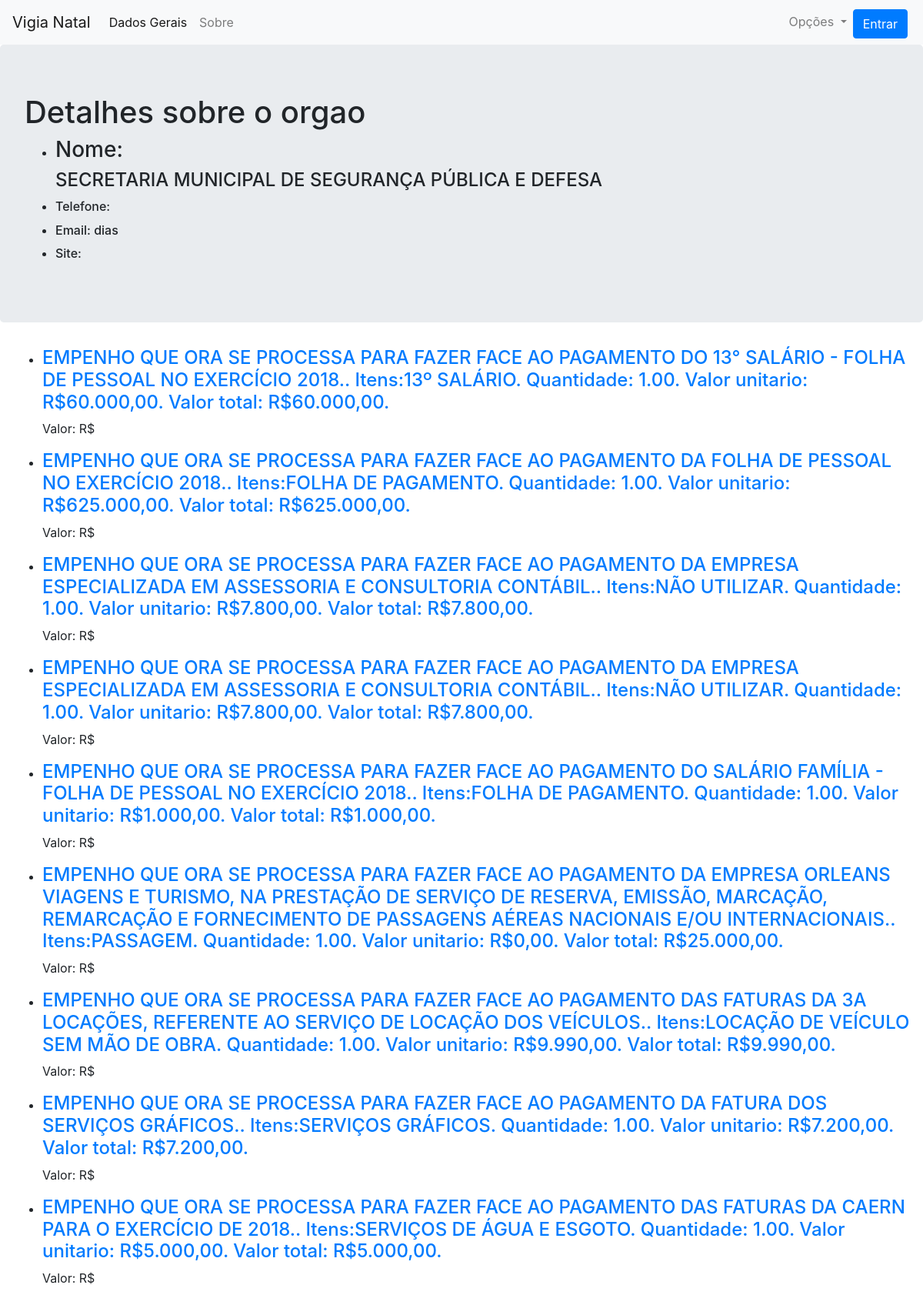
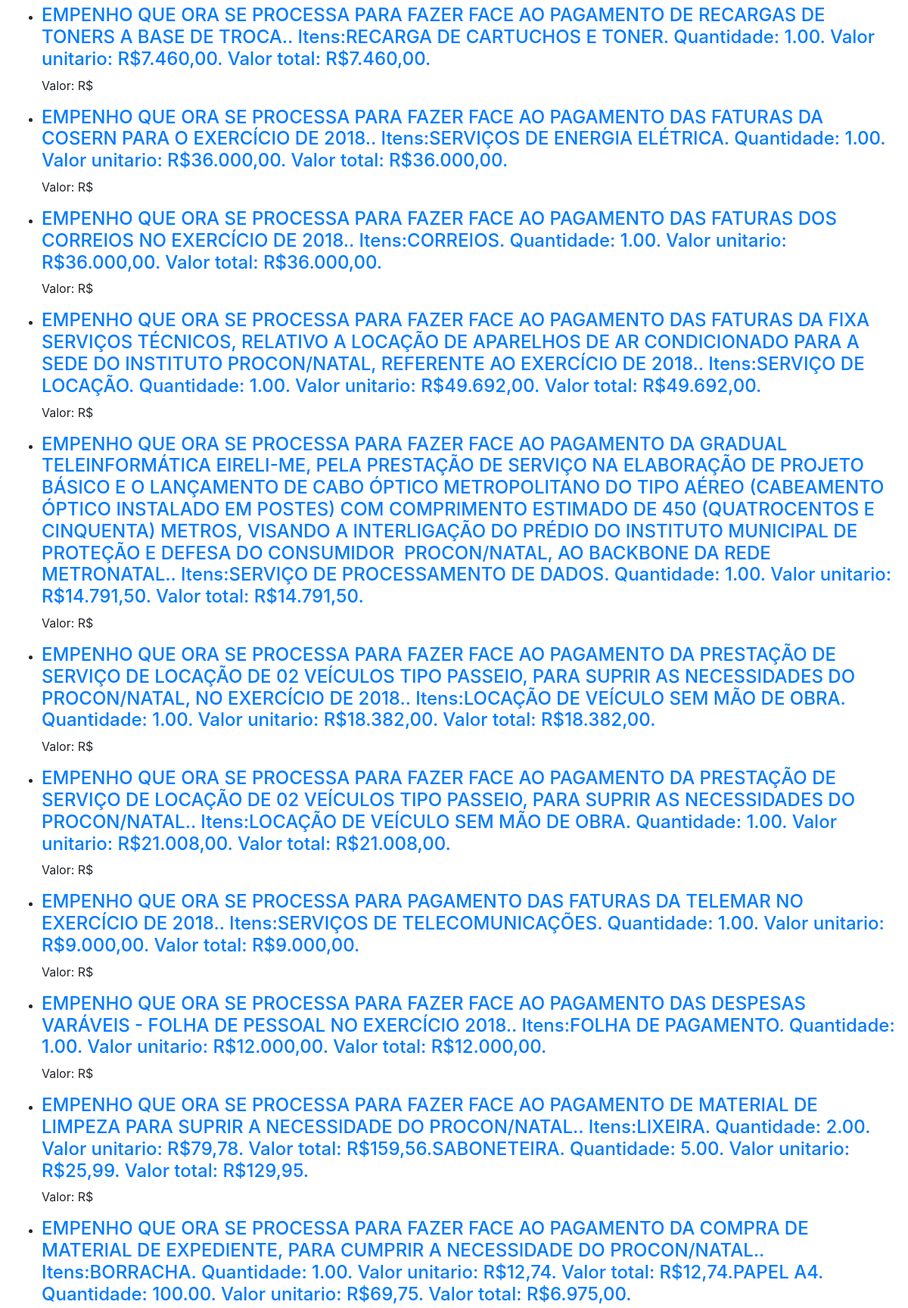
Screenshot of /orgao/129 (upper part) with the database file from the repository (2 pictures, top to bottom).
### map_app/models.py (models this page shows, shortened)
class Orgao(models.Model):
    class Meta:
        verbose_name = 'Orgão'
        verbose_name_plural = 'Orgãos'
    nome = models.CharField(max_length = 256)
    telefone = models.CharField(max_length = 32, blank = True)
    email = models.EmailField(blank = True)
    site = models.URLField(blank = True)
    instituicao = models.ForeignKey(Instituicao, on_delete = models.CASCADE)
    localizacao = models.ForeignKey(Localizacao, on_delete = models.SET_NULL, null = True)

class Despesa(models.Model):
    descricao = models.TextField()
    empenhado = models.DecimalField(max_digits=15, decimal_places=2)
    anulado = models.DecimalField(max_digits=15, decimal_places=2)
    liquidado = models.DecimalField(max_digits=15, decimal_places=2)
    pago = models.DecimalField(max_digits=15, decimal_places=2)
    data_inicio = models.DateField()
    data_update = models.DateField(auto_now = True)
    localizacao = models.ForeignKey(Localizacao, on_delete = models.SET_NULL, null = True, blank = True)
    orgao = models.ForeignKey(Orgao, on_delete = models.CASCADE)

### map_app/views.py (the view)
# urls.py: path('orgao/<int:pk>', views.OrgaoDetailView.as_view(), name = 'orgao_detail'),
class OrgaoDetailView(DetailView):
    model = Orgao
    def get_context_data(self, **kwargs):
        context = super().get_context_data(**kwargs)
        context['despesa_list'] = Despesa.objects.filter(orgao = self.kwargs['pk'])
        return context

### map_app/templates/map_app/orgao_detail.html (shortened to what this page needs)
{% extends "map_app/base.html" %}
{% block body_block %}
<div class="jumbotron">
  <h1>Detalhes sobre o orgao</h1>
  <ul>
    <li>
      <h3>Nome:<h4>{{orgao.nome}}</h4></h3>
    </li>
    <li>
      <h6>Telefone: {{orgao.telefone}}</h6>
    </li>
    <li>
      <h6>Email: {{orgao.email}} dias</h6>
    </li>
    <li>
      <h6>Site: {{orgao.site}}</h6>
    </li>
  </ul>
</div>
<div class="container-fluid">
  <ul>
    {% for despesa in despesa_list %}
    <li>
      <div class="despesa">
        <h4> <a href="{% url 'despesa_detail' pk=despesa.pk %}">{{despesa.descricao}}</a> </h4>
        <div class="valordespesa">
          <p>Valor: R${{despesa.valor|floatformat:2}}</p>
      </div>
    </li>
    {% endfor %}
  </ul>
</div>
{% endblock %}

### rows the page displays
Orgao: nome "SECRETARIA MUNICIPAL DE SEGURANÇA PÚBLICA E DEFESA"
Despesa: descricao "EMPENHO QUE ORA SE PROCESSA PARA FAZER FACE AO PAGAMENTO DO 13° SALÁRIO - FOLHA DE PESSOAL NO EXERCÍCIO 2018.. Itens:13º SALÁRIO. Quantidade: 1.00. Valor unitario: R$60.000,00. Valor total: R$60.000,00."
Despesa: descricao "EMPENHO QUE ORA SE PROCESSA PARA FAZER FACE AO PAGAMENTO DA FOLHA DE PESSOAL NO EXERCÍCIO 2018.. Itens:FOLHA DE PAGAMENTO. Quantidade: 1.00. Valor unitario: R$625.000,00. Valor total: R$625.000,00."
Despesa: descricao "EMPENHO QUE ORA SE PROCESSA PARA FAZER FACE AO PAGAMENTO DA EMPRESA ESPECIALIZADA EM ASSESSORIA E CONSULTORIA CONTÁBIL.. Itens:NÃO UTILIZAR. Quantidade: 1.00. Valor unitario: R$7.800,00. Valor total: R$7.800,00."
Despesa: descricao "EMPENHO QUE ORA SE PROCESSA PARA FAZER FACE AO PAGAMENTO DA EMPRESA ESPECIALIZADA EM ASSESSORIA E CONSULTORIA CONTÁBIL.. Itens:NÃO UTILIZAR. Quantidade: 1.00. Valor unitario: R$7.800,00. Valor total: R$7.800,00."
Despesa: descricao "EMPENHO QUE ORA SE PROCESSA PARA FAZER FACE AO PAGAMENTO DO SALÁRIO FAMÍLIA - FOLHA DE PESSOAL NO EXERCÍCIO 2018.. Itens:FOLHA DE PAGAMENTO. Quantidade: 1.00. Valor unitario: R$1.000,00. Valor total: R$1.000,00."
Despesa: descricao "EMPENHO QUE ORA SE PROCESSA PARA FAZER FACE AO PAGAMENTO DA EMPRESA ORLEANS VIAGENS E TURISMO, NA PRESTAÇÃO DE SERVIÇO DE RESERVA, EMISSÃO, MARCAÇÃO, REMARCAÇÃO E FORNECIMENTO DE PASSAGENS AÉREAS NACIONAIS E/OU INTERNACIONAIS.. Itens:PASSAGEM. Quantidade: 1.00. Valor unitario: R$0,00. Valor total: R$25.000,00."
Despesa: descricao "EMPENHO QUE ORA SE PROCESSA PARA FAZER FACE AO PAGAMENTO DAS FATURAS DA 3A LOCAÇÕES, REFERENTE AO SERVIÇO DE LOCAÇÃO DOS VEÍCULOS.. Itens:LOCAÇÃO DE VEÍCULO SEM MÃO DE OBRA. Quantidade: 1.00. Valor unitario: R$9.990,00. Valor total: R$9.990,00."
Despesa: descricao "EMPENHO QUE ORA SE PROCESSA PARA FAZER FACE AO PAGAMENTO DA FATURA DOS SERVIÇOS GRÁFICOS.. Itens:SERVIÇOS GRÁFICOS. Quantidade: 1.00. Valor unitario: R$7.200,00. Valor total: R$7.200,00."
Despesa: descricao "EMPENHO QUE ORA SE PROCESSA PARA FAZER FACE AO PAGAMENTO DAS FATURAS DA CAERN PARA O EXERCÍCIO DE 2018.. Itens:SERVIÇOS DE ÁGUA E ESGOTO. Quantidade: 1.00. Valor unitario: R$5.000,00. Valor total: R$5.000,00."
Despesa: descricao "EMPENHO QUE ORA SE PROCESSA PARA FAZER FACE AO PAGAMENTO DE RECARGAS DE TONERS A BASE DE TROCA.. Itens:RECARGA DE CARTUCHOS E TONER. Quantidade: 1.00. Valor unitario: R$7.460,00. Valor total: R$7.460,00."
Despesa: descricao "EMPENHO QUE ORA SE PROCESSA PARA FAZER FACE AO PAGAMENTO DAS FATURAS DA COSERN PARA O EXERCÍCIO DE 2018.. Itens:SERVIÇOS DE ENERGIA ELÉTRICA. Quantidade: 1.00. Valor unitario: R$36.000,00. Valor total: R$36.000,00."
Despesa: descricao "EMPENHO QUE ORA SE PROCESSA PARA FAZER FACE AO PAGAMENTO DAS FATURAS DOS CORREIOS NO EXERCÍCIO DE 2018.. Itens:CORREIOS. Quantidade: 1.00. Valor unitario: R$36.000,00. Valor total: R$36.000,00."
Despesa: descricao "EMPENHO QUE ORA SE PROCESSA PARA FAZER FACE AO PAGAMENTO DAS FATURAS DA FIXA SERVIÇOS TÉCNICOS, RELATIVO A LOCAÇÃO DE APARELHOS DE AR CONDICIONADO PARA A SEDE DO INSTITUTO PROCON/NATAL, REFERENTE AO EXERCÍCIO DE 2018.. Itens:SERVIÇO DE LOCAÇÃO. Quantidade: 1.00. Valor unitario: R$49.692,00. Valor total: R$49.692,00."
Despesa: descricao "EMPENHO QUE ORA SE PROCESSA PARA FAZER FACE AO PAGAMENTO DA GRADUAL TELEINFORMÁTICA EIRELI-ME, PELA PRESTAÇÃO DE SERVIÇO NA ELABORAÇÃO DE PROJETO BÁSICO E O LANÇAMENTO DE CABO ÓPTICO METROPOLITANO DO TIPO AÉREO (CABEAMENTO ÓPTICO INSTALADO EM POSTES) COM COMPRIMENTO ESTIMADO DE 450 (QUATROCENTOS E CINQUENTA) METROS, VISANDO A INTERLIGAÇÃO DO PRÉDIO DO INSTITUTO MUNICIPAL DE PROTEÇÃO E DEFESA DO CONSUMIDOR  PROCON/NATAL, AO BACKBONE DA REDE METRONATAL.. Itens:SERVIÇO DE PROCESSAMENTO DE DADOS. Quantidade: 1.00. Valor unitario: R$14.791,50. Valor total: R$14.791,50."
Despesa: descricao "EMPENHO QUE ORA SE PROCESSA PARA FAZER FACE AO PAGAMENTO DA PRESTAÇÃO DE SERVIÇO DE LOCAÇÃO DE 02 VEÍCULOS TIPO PASSEIO, PARA SUPRIR AS NECESSIDADES DO PROCON/NATAL, NO EXERCÍCIO DE 2018.. Itens:LOCAÇÃO DE VEÍCULO SEM MÃO DE OBRA. Quantidade: 1.00. Valor unitario: R$18.382,00. Valor total: R$18.382,00."
Despesa: descricao "EMPENHO QUE ORA SE PROCESSA PARA FAZER FACE AO PAGAMENTO DA PRESTAÇÃO DE SERVIÇO DE LOCAÇÃO DE 02 VEÍCULOS TIPO PASSEIO, PARA SUPRIR AS NECESSIDADES DO PROCON/NATAL.. Itens:LOCAÇÃO DE VEÍCULO SEM MÃO DE OBRA. Quantidade: 1.00. Valor unitario: R$21.008,00. Valor total: R$21.008,00."
Despesa: descricao "EMPENHO QUE ORA SE PROCESSA PARA PAGAMENTO DAS FATURAS DA TELEMAR NO EXERCÍCIO DE 2018.. Itens:SERVIÇOS DE TELECOMUNICAÇÕES. Quantidade: 1.00. Valor unitario: R$9.000,00. Valor total: R$9.000,00."
Despesa: descricao "EMPENHO QUE ORA SE PROCESSA PARA FAZER FACE AO PAGAMENTO DAS DESPESAS VARÁVEIS - FOLHA DE PESSOAL NO EXERCÍCIO 2018.. Itens:FOLHA DE PAGAMENTO. Quantidade: 1.00. Valor unitario: R$12.000,00. Valor total: R$12.000,00."
Despesa: descricao "EMPENHO QUE ORA SE PROCESSA PARA FAZER FACE AO PAGAMENTO DE MATERIAL DE LIMPEZA PARA SUPRIR A NECESSIDADE DO PROCON/NATAL.. Itens:LIXEIRA. Quantidade: 2.00. Valor unitario: R$79,78. Valor total: R$159,56.SABONETEIRA. Quantidade: 5.00. Valor unitario: R$25,99. Valor total: R$129,95."
Despesa: descricao "EMPENHO QUE ORA SE PROCESSA PARA FAZER FACE AO PAGAMENTO DA COMPRA DE MATERIAL DE EXPEDIENTE, PARA CUMPRIR A NECESSIDADE DO PROCON/NATAL.. Itens:BORRACHA. Quantidade: 1.00. Valor unitario: R$12,74. Valor total: R$12,74.PAPEL A4. Quantidade: 100.00. Valor unitario: R$69,75. Valor total: R$6.975,00."
